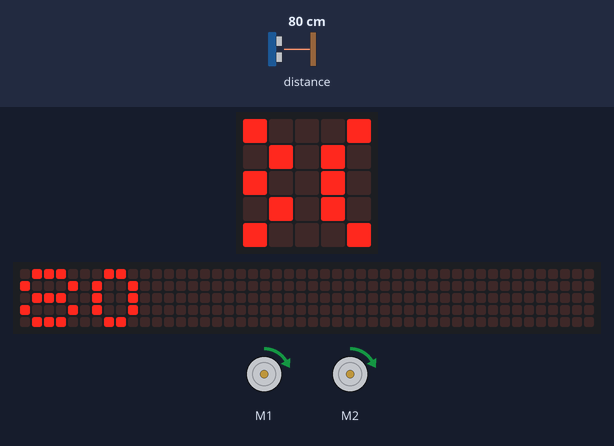
A program run on a simulated BBC micro:bit (MakeCode). On the bench: 2 × DC motor (green arrow = forward, orange = backward, longer = faster), the board's 5×5 LED display, a strip that is not on the board, showing the scrolling text unrolled. Inputs (shaded band) come from the test bench; at power-on: distance to the obstacle 80 cm. The 48×5 strip is a reading aid, not a part: it shows the text the display is scrolling, unrolled, one strip-width of it at a time.

Above: at 1.28 s.
1.3 s: distance to the obstacle set to 2 cm
At 3.0 s:
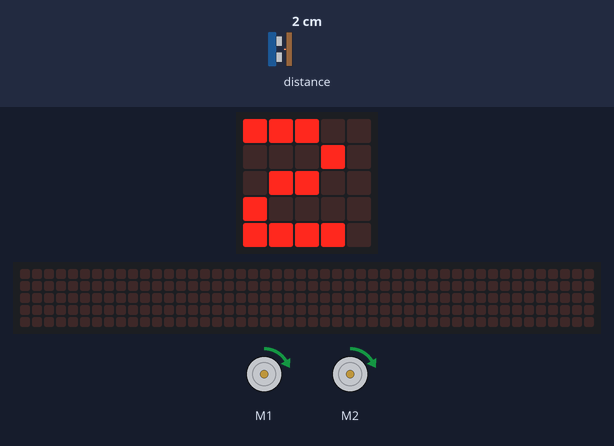
4.9 s: distance to the obstacle set to 18 cm
At 7.59 s:
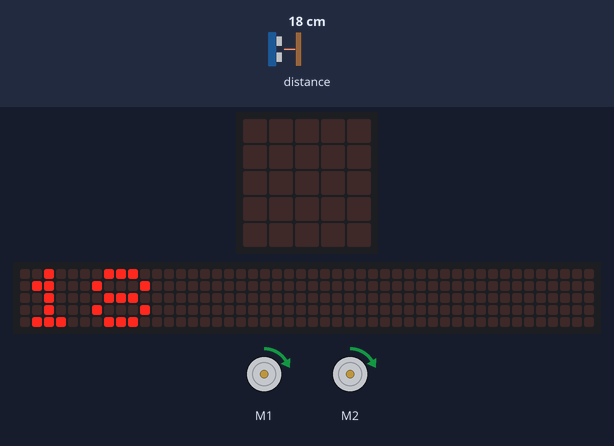
8.5 s: distance to the obstacle set to 4 cm
At 11.0 s:
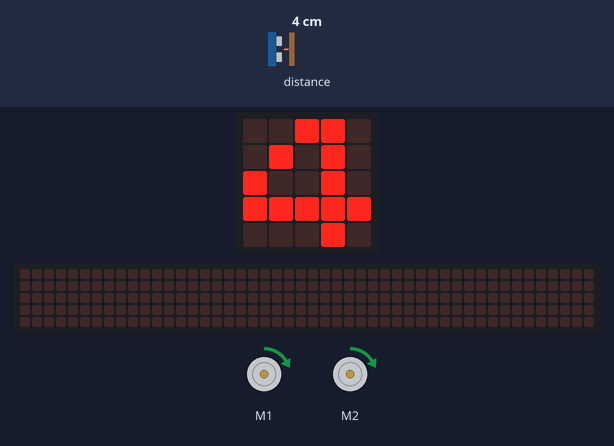
Timing chart, 0 to 18.1 s (numbered marks = the images above; inputs shaded):
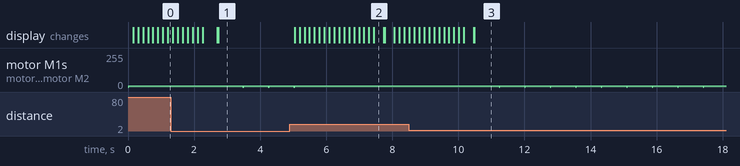

The program:

main.ts
```typescript
let distancia = 0
basic.forever(function () {
    maqueen.motorRun(maqueen.Motors.All, maqueen.Dir.CW, 10)
    distancia = maqueen.Ultrasonic(PingUnit.Centimeters)
    basic.showNumber(distancia)
    if (distancia < 15) {
        maqueen.motorRun(maqueen.Motors.All, maqueen.Dir.CW, 0)
    }
})
```

test.ts
```typescript
// aquí va el archivo "tests"; esto no se compilará cuando este paquete se utilice como una extensión.
```

Measured:
- after the input at 1.3 s, motor M1, motor M2: alternates forward 10/255 for 0.75 s and stopped for 0.02 s, starting after 2.2 s
- after the input at 4.9 s, motor M1, motor M2: goes on until 5.0 s, then stays forward 10/255; the display: first changes after 0.14 s (image 2 shows a later state)
- after the input at 8.5 s, motor M1, motor M2: alternates forward 10/255 for 0.75 s and stopped for 0.02 s, starting after 2.7 s
